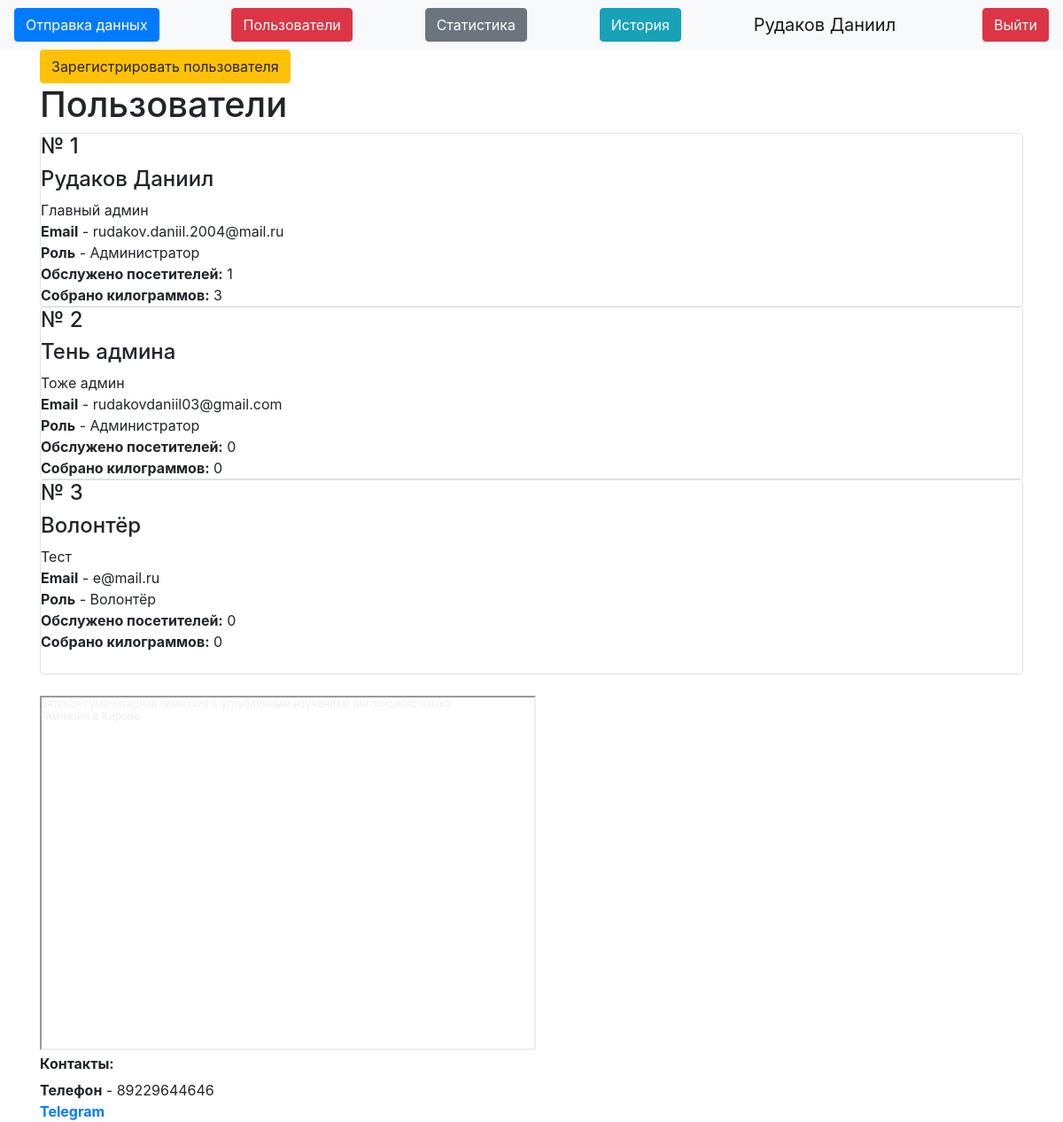
The app's page /users (signed in) with its own data.
### data/users.py (models this page shows, shortened)
class User(SqlAlchemyBase, UserMixin):
    __tablename__ = 'users'
    id = sqlalchemy.Column(sqlalchemy.Integer,
                           primary_key=True, autoincrement=True)
    name = sqlalchemy.Column(sqlalchemy.String, nullable=True)
    about = sqlalchemy.Column(sqlalchemy.String, nullable=True)
    email = sqlalchemy.Column(sqlalchemy.String,
                              index=True, unique=True, nullable=True)
    hashed_password = sqlalchemy.Column(sqlalchemy.String, nullable=True)
    is_admin = sqlalchemy.Column(sqlalchemy.Boolean)
    got = sqlalchemy.Column(sqlalchemy.Integer, default=0)
    got_pupils = sqlalchemy.Column(sqlalchemy.Integer, default=0)
    kilograms = orm.relationship("Kilograms", back_populates='user')

### server.py (the view)
@app.route("/users")
def users():
    db_sess = db_session.create_session()
    user = db_sess.query(User)
    return render_template("users.html", user=user)

### data/db_session.py (called while the page is built)
def create_session() -> Session:
    global __factory
    return __factory()

### server.py (called while the page is built)
@login_manager.user_loader
def load_user(user_id):
    db_sess = db_session.create_session()
    return db_sess.query(User).get(user_id)

### templates/users.html (shortened to what this page needs)
{% extends "base.html" %}
{% block content %}
{% if current_user.is_admin %}
    <a class="btn btn-warning" href="/register">Зарегистрировать пользователя</a>
<h1 xmlns="http://www.w3.org/1999/html" xmlns="http://www.w3.org/1999/html">Пользователи</h1>
{% for item in user%}
    <div class="col-md6 border rounded">
        <h4>№ {{item.id}}</h4>
        <h4>{{item.name}}</h4>
        <div>
            {{item.about}}</br>
            <b>Email</b> - {{item.email}}</br>
            {% if item.is_admin%}
            <b>Роль</b> - Администратор
            {% else %}
            <b>Роль</b> - Волонтёр
            {% endif %}
            <b>Обслужено посетителей:</b> {{item.got_pupils}}
            <b>Собрано килограммов:</b> {{item.got}}
        </div>
    </div>
{% endfor %}
{% endif %}
{% endblock %}

### templates/base.html (shortened to what this page needs)
<!doctype html>
<html lang="en">
<head>
    <link rel="stylesheet"
          href="https://stackpath.bootstrapcdn.com/bootstrap/4.4.1/css/bootstrap.min.css"
>
</head>
<body>
<header>
    <nav class="navbar navbar-light bg-light">
        {% if current_user.is_authenticated %}
        <a type="button" class="btn btn-primary" href="/">Отправка данных</a>
        {% if current_user.is_admin %}
        <a class="btn btn-danger" href="/users">Пользователи</a>
        <a class="btn btn-secondary" href="/stats">Статистика</a>
        {% endif %}
        <a class="btn btn-info" href="/history">История</a>
        <a class="navbar-brand" href="">{{ current_user.name }}</a>
        <a class="btn btn-danger" href="/logout">Выйти</a>
        {% else %}
        <p>
            <a class="btn btn-success" href="/login">Войти</a>
        </p>
        {% endif %}
    </nav>
</header>
<main role="main" class="container">
    {% block content %}{% endblock %}
    <div style="position:relative;overflow:hidden;"><a href="https://yandex.ru/maps/org/vyatskaya_gumanitarnaya_gimnaziya_s_uglublennym_izucheniyem_angliyskogo_yazyka/242665774091/?utm_medium=mapframe&utm_source=maps" style="color:#eee;font-size:12px;position:absolute;top:0px;">Вятская гуманитарная гимназия с углубленным изучением английского языка</a><a href="https://yandex.ru/maps/46/kirov/category/gymnasium/184106234/?utm_medium=mapframe&utm_source=maps" style="color:#eee;font-size:12px;position:absolute;top:14px;">Гимназия в Кирове</a><iframe src="https://yandex.ru/map-widget/v1/?indoorLevel=1&ll=49.677390%2C58.600535&mode=search&oid=242665774091&ol=biz&z=17.34" width="560" height="400" frameborder="1" allowfullscreen="true" style="position:relative;"></iframe></div>
    <h6><b>Контакты:</b></h6>
    <div>
        <b>Телефон</b> - 89229644646</br>
        <b><a href="https://t.me/mc_Danik">Telegram</a></b>
    </div>
</main>
</body>
</html>

### records on screen
User: name "Рудаков Даниил", id "1", about "Главный админ", email "rudakov.daniil.2004@mail.ru", is_admin "Роль", got_pupils "1", got "3"
User: id "2", name "Тень админа", about "Тоже админ", email "rudakovdaniil03@gmail.com", is_admin "Роль", got_pupils "0", got "0"
User: id "3", name "Волонтёр", about "Тест", email "e@mail.ru", is_admin "Роль", got_pupils "0", got "0"
